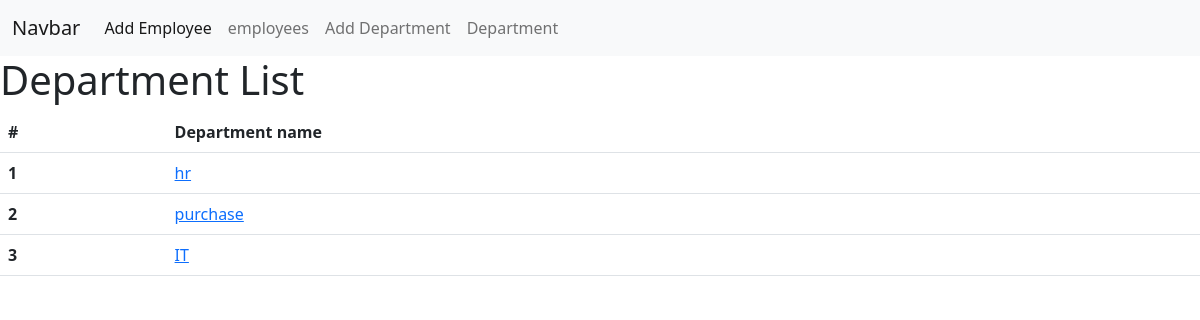
Screenshot of /department with the database file from the repository.
### myapp/models.py (models this page shows, shortened)
class Department(models.Model):
    DepId = models.IntegerField('Department ID')
    DepName = models.CharField('Department Name', max_length=120)

### myapp/views.py (the view)
# urls.py: path('department', views.all_departments, name='list-departments'),
def all_departments(request):
    department_List = Department.objects.all()
    return render(request, 'Dep.html', {'department_List':department_List} )

### myapp/templates/Dep.html
{% extends 'base.html' %}
{% block content %}
    <h1>Department List</h1>
    <table class="table">
        <thead>
          <tr>
            <th scope="col">#</th>
            <th scope="col">Department name</th>
          </tr>
        </thead>
        <tbody>
            {% for Dep in department_List %}
            <tr>
                <th scope="row">{{ Dep.DepId }}</th>
                <td><a href="{% url 'show-dep' Dep.DepId %}">{{ Dep.DepName }}</a> </td>
            </tr>
    {% endfor %}
</tbody>
</table>
{% endblock %}

### rows the page displays
Department: DepId "1", DepName "hr"
Department: DepId "2", DepName "purchase"
Department: DepId "3", DepName "IT"
